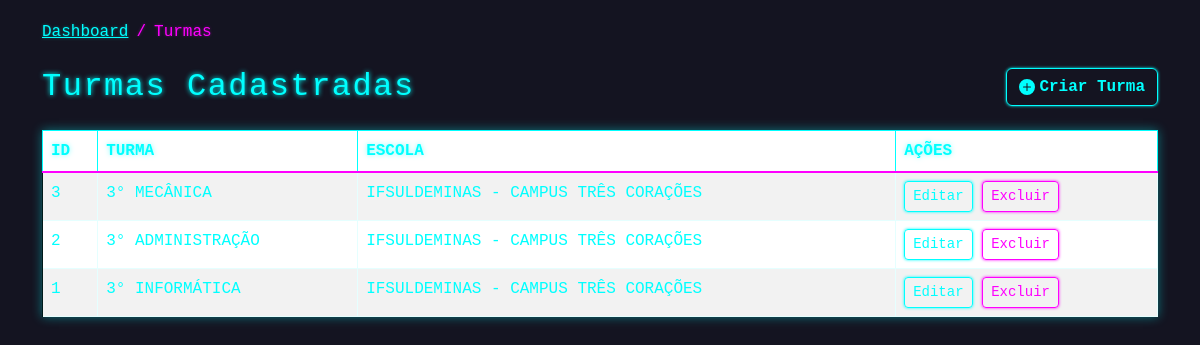
Screenshot of /FORMULÁRIOS/TURMAS/listar_turmas.php with the database file from the repository.
### tables this page shows
CREATE TABLE IF NOT EXISTS `turmas` (
  `id` int NOT NULL AUTO_INCREMENT,
  `nome_turma` varchar(256) NOT NULL,
  `cod_inep` varchar(256) NOT NULL,
  PRIMARY KEY (`id`)
);

CREATE TABLE IF NOT EXISTS `escolas` (
  `id` int NOT NULL AUTO_INCREMENT,
  `nome_escola` varchar(256) NOT NULL,
  `cod_inep` int NOT NULL,
  `cep` varchar(256) NOT NULL,
  `rua` varchar(256) NOT NULL,
  `numero` varchar(256) NOT NULL,
  `bairro` varchar(256) NOT NULL,
  `cidade` varchar(256) NOT NULL,
  `estado` varchar(256) NOT NULL,
  `telefone` varchar(256) NOT NULL,
  `email` varchar(256) NOT NULL,
  `etapa_ensino` varchar(256) NOT NULL,
  `tipo_escola` varchar(256) NOT NULL,
  `status` int NOT NULL COMMENT '0 - Não confirmou email\r\n1 - Email Confirmado\r\n3 - Aprovado',
  `created` timestamp NOT NULL DEFAULT CURRENT_TIMESTAMP,
  `modified` datetime DEFAULT NULL,
  PRIMARY KEY (`id`)
);

### FORMULÁRIOS/TURMAS/listar_turmas.php (the view, shortened to what this page needs)
<?php
require_once('../../DASHBOARDS/include/connection.php');
$sql_turma = "
    SELECT
        t.id,
        t.nome_turma,
        t.cod_inep,
        e.nome_escola AS nome_escolar
    FROM
        turmas t
    JOIN
        escolas e ON t.cod_inep = e.cod_inep
    ORDER BY
        t.id DESC
";
$turma = $pdo->prepare($sql_turma);
$turma->execute();
$breadcrumbs = [
    ['url' => '../../DASHBOARDS/index.php', 'title' => 'Dashboard'],
    ['url' => '#', 'title' => 'Turmas']
];
?>
<!DOCTYPE html>
<html lang="en">
<head>
    <link href="https://cdn.jsdelivr.net/npm/bootstrap@5.3.3/dist/css/bootstrap.min.css" rel="stylesheet">
    <link rel="stylesheet" type="text/css" href="https://cdn.datatables.net/2.0.7/css/dataTables.dataTables.min.css">
</head>
<body>
    <section class="container">
        <nav aria-label="breadcrumb" class="mb-4">
            <ol class="breadcrumb">
                <?php foreach ($breadcrumbs as $item): ?>
                    <li class="breadcrumb-item <?php echo $item['url'] === '#' ? 'active' : ''; ?>">
                        <?php if ($item['url'] !== '#'): ?>
                            <a href="<?php echo $item['url']; ?>"><?php echo $item['title']; ?></a>
                        <?php else: ?>
                            <?php echo $item['title']; ?>
                        <?php endif; ?>
                    </li>
                <?php endforeach; ?>
            </ol>
        </nav>
        <div class="d-flex justify-content-between align-items-center mb-4">
            <h2 class="my-0">Turmas Cadastradas</h2>
            <a href="criar_turmas.php" class="btn btn-primary d-flex align-items-center gap-1 neon-create-btn">
                <svg xmlns="http://www.w3.org/2000/svg" width="16" height="16" fill="currentColor" class="bi bi-plus-circle-fill" viewBox="0 0 16 16">
                    <path d="M16 8A8 8 0 1 1 0 8a8 8 0 0 1 16 0M8.5 4.5a.5.5 0 0 0-1 0v3h-3a.5.5 0 0 0 0 1h3v3a.5.5 0 0 0 1 0v-3h3a.5.5 0 0 0 0-1h-3z"/>
                </svg>
                Criar Turma
            </a>
        </div>
        <table class="table table-striped table-bordered table-neon" id="minhaTabela">
            <thead>
                <tr>
                    <th>ID</th>
                    <th>TURMA</th>
                    <th>ESCOLA</th>
                    <th>AÇÕES</th>
                </tr>
            </thead>
            <tbody>
                <?php
                while ($turm = $turma->fetch(PDO::FETCH_ASSOC)) {
                ?>
                    <tr>
                        <td><?php echo htmlspecialchars($turm['id']); ?></td>
                        <td><?php echo htmlspecialchars($turm['nome_turma']); ?></td>
                        <td><?php echo htmlspecialchars($turm['nome_escolar']); ?></td>
                        <td>
                            <a class="btn btn-primary btn-sm"
                                href="<?php echo 'editar_turmas.php?id=' . $turm['id']; ?>">Editar</a>
                            <a class="btn btn-danger btn-sm"
                                href="<?php echo 'deletar_turmas.php?id=' . $turm['id']; ?>">Excluir</a>
                        </td>
                    </tr>
                <?php } ?>
            </tbody>
        </table>
    </section>
</body>
</html>

### FORMULÁRIOS/TURMAS/listar_turmas.php (style rules this page uses)
:root { --neon-blue: #00ffff; --neon-magenta: #ff00ff; --dark-bg-main: #141421; --dark-bg-area: #000000; --item-bg: #22223a; --text-color: var(--neon-blue); --border-color: rgba(0, 255, 255, 0.1); --shadow-intensity: 0 0 10px; }
body { background-color: var(--dark-bg-main); color: var(--text-color); font-family: 'Consolas', 'Courier New', monospace; padding-top: 20px; padding-bottom: 20px; }
h2 { color: var(--neon-blue); text-shadow: 0 0 5px var(--neon-blue); margin-bottom: 25px; letter-spacing: 1.5px; text-align: left; }
.breadcrumb { --bs-breadcrumb-divider-color: var(--neon-magenta); background-color: transparent; }
.breadcrumb-item a, .breadcrumb-item.active { color: var(--neon-blue) !important; text-shadow: 0 0 3px rgba(0, 255, 255, 0.4); }
.breadcrumb-item.active { color: var(--neon-magenta) !important; text-shadow: 0 0 3px rgba(255, 0, 255, 0.4); }
.neon-create-btn { background: var(--neon-blue) !important; color: var(--dark-bg-area) !important; border-color: var(--neon-blue) !important; font-weight: bold; box-shadow: 0 0 10px var(--neon-blue) !important; }
.btn-primary { --btn-color: var(--neon-blue); background: transparent !important; color: var(--btn-color) !important; border-color: var(--btn-color) !important; box-shadow: 0 0 3px var(--btn-color) !important; }
.btn-danger { background-color: transparent !important; color: var(--neon-magenta) !important; border-color: var(--neon-magenta) !important; box-shadow: 0 0 3px var(--neon-magenta) !important; }
.table-neon { border: 1px solid var(--neon-blue); box-shadow: 0 0 10px rgba(0, 255, 255, 0.4); background-color: var(--dark-bg-area) !important; color: var(--text-color); margin-top: 20px; }
.table-neon thead { background-color:black; border-bottom: 2px solid var(--neon-magenta); }
.table-neon th { color: var(--neon-blue) !important; text-shadow: 0 0 5px rgba(0, 255, 255, 0.5); font-weight: bold; border-bottom: 1px solid var(--border-color) !important; }
.table-neon tbody tr { transition: background-color 0.2s; border-color: var(--border-color) !important; }
.table-neon tbody tr td { color: var(--text-color); }

### rows the page displays
turmas: id "3", nome_turma "3° MECÂNICA", escolas.nome_escola "IFSULDEMINAS - CAMPUS TRÊS CORAÇÕES"
turmas: id "2", nome_turma "3° ADMINISTRAÇÃO", escolas.nome_escola "IFSULDEMINAS - CAMPUS TRÊS CORAÇÕES"
turmas: id "1", nome_turma "3° INFORMÁTICA", escolas.nome_escola "IFSULDEMINAS - CAMPUS TRÊS CORAÇÕES"

### other values shown
$item['title'] "Dashboard"
$item['title'] "Turmas"
